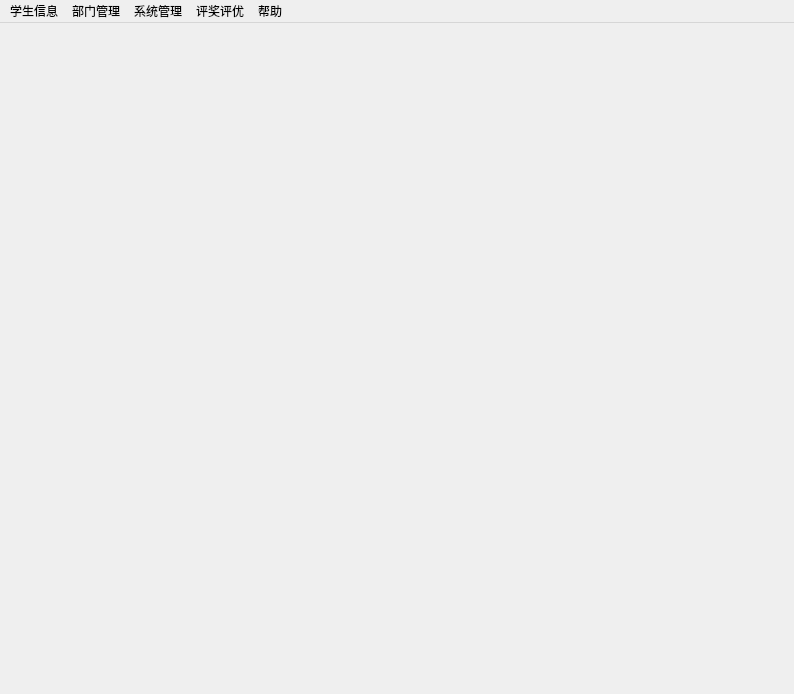
<?xml version="1.0" encoding="UTF-8"?>
<ui version="4.0">
 <class>MainWindow</class>
 <widget class="QMainWindow" name="MainWindow">
  <property name="geometry">
   <rect>
    <x>0</x>
    <y>0</y>
    <width>794</width>
    <height>694</height>
   </rect>
  </property>
  <property name="windowTitle">
   <string>学生评奖评优系统</string>
  </property>
  <property name="unifiedTitleAndToolBarOnMac">
   <bool>false</bool>
  </property>
  <widget class="QWidget" name="centralwidget"/>
  <widget class="QMenuBar" name="menubar">
   <property name="geometry">
    <rect>
     <x>0</x>
     <y>0</y>
     <width>794</width>
     <height>30</height>
    </rect>
   </property>
   <widget class="QMenu" name="menun">
    <property name="title">
     <string>学生信息</string>
    </property>
    <addaction name="actSearchPerson"/>
    <addaction name="actResult"/>
   </widget>
   <widget class="QMenu" name="menu">
    <property name="title">
     <string>部门管理</string>
    </property>
    <addaction name="actAdd"/>
    <addaction name="actClass"/>
    <addaction name="actZW"/>
    <addaction name="actCJImport"/>
    <addaction name="actAudit"/>
    <addaction name="actAuditExcel"/>
   </widget>
   <widget class="QMenu" name="menu_2">
    <property name="title">
     <string>评奖评优</string>
    </property>
    <addaction name="actExcel"/>
    <addaction name="actAddScore"/>
   </widget>
   <widget class="QMenu" name="menu_3">
    <property name="tearOffEnabled">
     <bool>false</bool>
    </property>
    <property name="title">
     <string>系统管理</string>
    </property>
    <addaction name="actManage"/>
   </widget>
   <widget class="QMenu" name="menu_5">
    <property name="title">
     <string>帮助</string>
    </property>
    <addaction name="actDetail"/>
    <addaction name="actAbout"/>
    <addaction name="actExit"/>
   </widget>
   <addaction name="menun"/>
   <addaction name="menu"/>
   <addaction name="menu_3"/>
   <addaction name="menu_2"/>
   <addaction name="menu_5"/>
  </widget>
  <action name="actSearchPerson">
   <property name="enabled">
    <bool>true</bool>
   </property>
   <property name="text">
    <string>信息查询</string>
   </property>
  </action>
  <action name="actManage">
   <property name="text">
    <string>账户管理</string>
   </property>
  </action>
  <action name="actAbout">
   <property name="text">
    <string>关于</string>
   </property>
  </action>
  <action name="actDetail">
   <property name="text">
    <string>评奖评优规则设定</string>
   </property>
  </action>
  <action name="actClass">
   <property name="text">
    <string>班级管理</string>
   </property>
  </action>
  <action name="actExit">
   <property name="text">
    <string>退出</string>
   </property>
  </action>
  <action name="actAdd">
   <property name="text">
    <string>学生信息编辑</string>
   </property>
  </action>
  <action name="actExcel">
   <property name="text">
    <string>评优申请</string>
   </property>
  </action>
  <action name="actResult">
   <property name="text">
    <string>评奖评优申请情况</string>
   </property>
  </action>
  <action name="actCJImport">
   <property name="text">
    <string>成绩录入</string>
   </property>
  </action>
  <action name="actAudit">
   <property name="text">
    <string>加分审核</string>
   </property>
  </action>
  <action name="actAddScore">
   <property name="text">
    <string>加分申请</string>
   </property>
  </action>
  <action name="actZW">
   <property name="text">
    <string>职务管理</string>
   </property>
  </action>
  <action name="actAuditExcel">
   <property name="text">
    <string>评优审核</string>
   </property>
  </action>
 </widget>
 <resources/>
 <connections/>
</ui>
